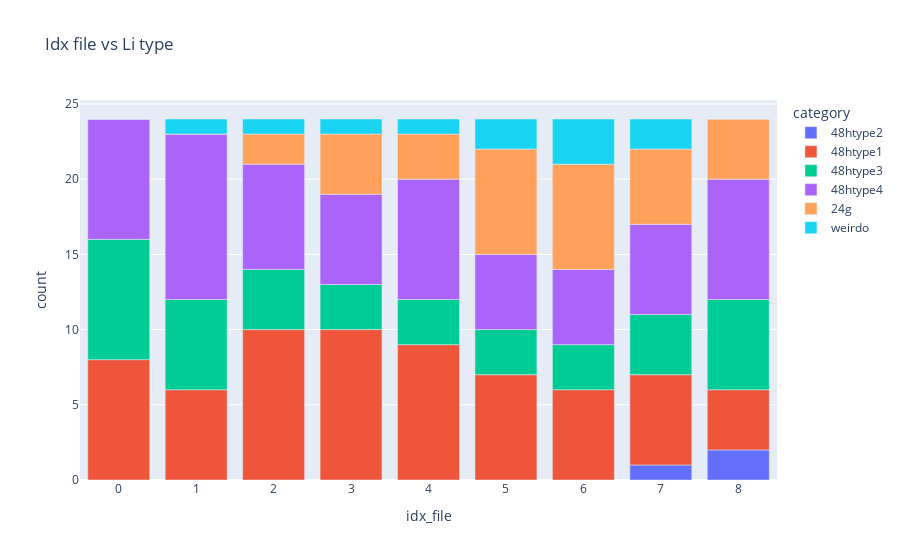

Here is the notebook cell this chart was saved with:
### Code cell
Mapping.Labelling.get_amount_type(file_loc_important_cols, litype, el = "Li")
df_amount_type = Plot.Mapping.Labelling.plot_amount_type(file_loc_important_cols, litype, el, style, category_labels)

### Figure 1 — Plotly figure (JSON) as saved in the notebook; plotly's stock layout.template omitted (floating-point values rounded to 4 significant figures)
{"data": [{"alignmentgroup": "True", "hovertemplate": "category=48htype2<br>idx_file=%{x}<br>count=%{y}<extra></extra>", "legendgroup": "48htype2", "marker": {"color": "#636efa", "pattern": {"shape": ""}}, "name": "48htype2", "offsetgroup": "48htype2", "orientation": "v", "showlegend": true, "textposition": "auto", "type": "bar", "x": [0, 1, 2, 3, 4, 5, 6, 7, 8], "xaxis": "x", "y": [0, 0, 0, 0, 0, 0, 0, 1, 2], "yaxis": "y"}, {"alignmentgroup": "True", "hovertemplate": "category=48htype1<br>idx_file=%{x}<br>count=%{y}<extra></extra>", "legendgroup": "48htype1", "marker": {"color": "#EF553B", "pattern": {"shape": ""}}, "name": "48htype1", "offsetgroup": "48htype1", "orientation": "v", "showlegend": true, "textposition": "auto", "type": "bar", "x": [0, 1, 2, 3, 4, 5, 6, 7, 8], "xaxis": "x", "y": [8, 6, 10, 10, 9, 7, 6, 6, 4], "yaxis": "y"}, {"alignmentgroup": "True", "hovertemplate": "category=48htype3<br>idx_file=%{x}<br>count=%{y}<extra></extra>", "legendgroup": "48htype3", "marker": {"color": "#00cc96", "pattern": {"shape": ""}}, "name": "48htype3", "offsetgroup": "48htype3", "orientation": "v", "showlegend": true, "textposition": "auto", "type": "bar", "x": [0, 1, 2, 3, 4, 5, 6, 7, 8], "xaxis": "x", "y": [8, 6, 4, 3, 3, 3, 3, 4, 6], "yaxis": "y"}, {"alignmentgroup": "True", "hovertemplate": "category=48htype4<br>idx_file=%{x}<br>count=%{y}<extra></extra>", "legendgroup": "48htype4", "marker": {"color": "#ab63fa", "pattern": {"shape": ""}}, "name": "48htype4", "offsetgroup": "48htype4", "orientation": "v", "showlegend": true, "textposition": "auto", "type": "bar", "x": [0, 1, 2, 3, 4, 5, 6, 7, 8], "xaxis": "x", "y": [8, 11, 7, 6, 8, 5, 5, 6, 8], "yaxis": "y"}, {"alignmentgroup": "True", "hovertemplate": "category=24g<br>idx_file=%{x}<br>count=%{y}<extra></extra>", "legendgroup": "24g", "marker": {"color": "#FFA15A", "pattern": {"shape": ""}}, "name": "24g", "offsetgroup": "24g", "orientation": "v", "showlegend": true, "textposition": "auto", "type": "bar", "x": [0, 1, 2, 3, 4, 5, 6, 7, 8], "xaxis": "x", "y": [0, 0, 2, 4, 3, 7, 7, 5, 4], "yaxis": "y"}, {"alignmentgroup": "True", "hovertemplate": "category=weirdo<br>idx_file=%{x}<br>count=%{y}<extra></extra>", "legendgroup": "weirdo", "marker": {"color": "#19d3f3", "pattern": {"shape": ""}}, "name": "weirdo", "offsetgroup": "weirdo", "orientation": "v", "showlegend": true, "textposition": "auto", "type": "bar", "x": [0, 1, 2, 3, 4, 5, 6, 7, 8], "xaxis": "x", "y": [0, 1, 1, 1, 1, 2, 3, 2, 0], "yaxis": "y"}], "layout": {"barmode": "relative", "legend": {"title": {"text": "category"}, "tracegroupgap": 0}, "title": {"text": "Idx file vs Li type"}, "xaxis": {"anchor": "y", "domain": [0, 1], "title": {"text": "idx_file"}}, "yaxis": {"anchor": "x", "domain": [0, 1], "title": {"text": "count"}}}}
